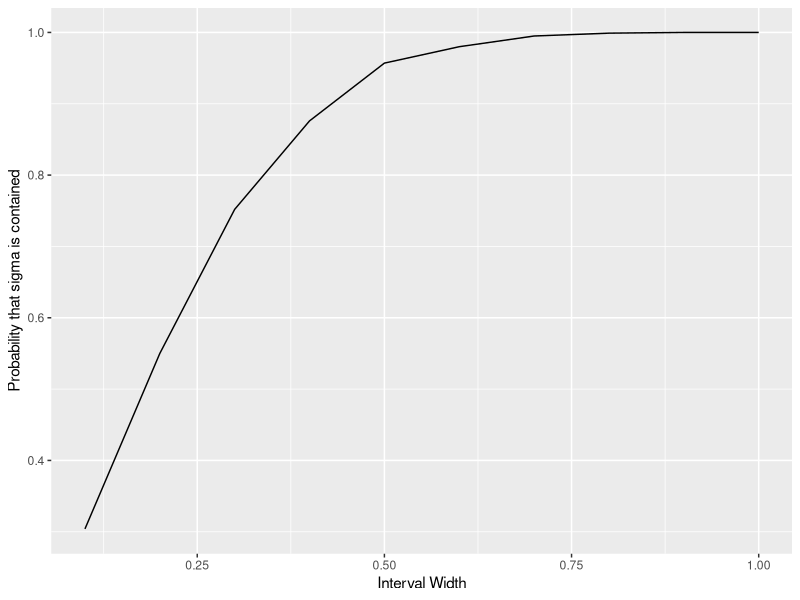

The R script that drew this image:
## ---- chunk 1
library(ggplot2)
## ---- chunk 2
## Define some parameters
# number of data points to generate
n <- 30
# population mean
mu <- 2.5
# population standard deviation (square root of population variance)
sigma <- 1.0
nreps <- 1000 # number of Monte Carlo simulation runs
# define a series of interval widths
interval_width <- seq(0.1, 1.0, 0.1)
# store the number of interval widths generated
n_interval_widths <- length(interval_width)

# create a vector to store the number of times
# the population variance is contained
sigma_contained <- rep(0, n_interval_widths)

for (replicate in 1:nreps) {

  x <- rnorm(n, mean = mu, sd = sigma) # simulate a data set

  sigmabar <- sd(x) # compute the sample standard deviation

  # for each interval width that we are testing ...
  for (j in 1:n_interval_widths) {
    # check if the interval contains the true mean
    if ((sigma > sigmabar - 0.5 * interval_width[j]) &
        (sigma < sigmabar + 0.5 * interval_width[j])) {

      # if it is, we increment the count by one for this width
      sigma_contained[j] <- sigma_contained[j] + 1
    }
  }
}

probability_var_contained <- sigma_contained / nreps

# create a data frame containing the variables we wish to plot
df <- data.frame(interval_width = interval_width,
        probability_var_contained = probability_var_contained)

# initialise the ggplot
plt <- ggplot(df, aes(x = interval_width, y = probability_var_contained))
# create a line plot
plt <- plt + geom_line()
# add a horizontal axis label
plt <- plt + xlab("Interval Width")
# create a vertical axis label
plt <- plt + ylab("Probability that sigma is contained")

# plot to screen
print(plt)

print(df)
